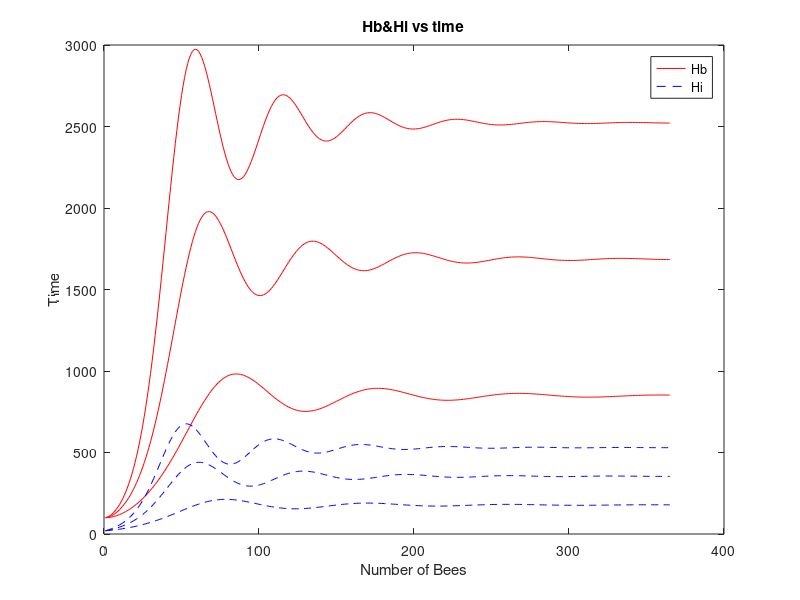
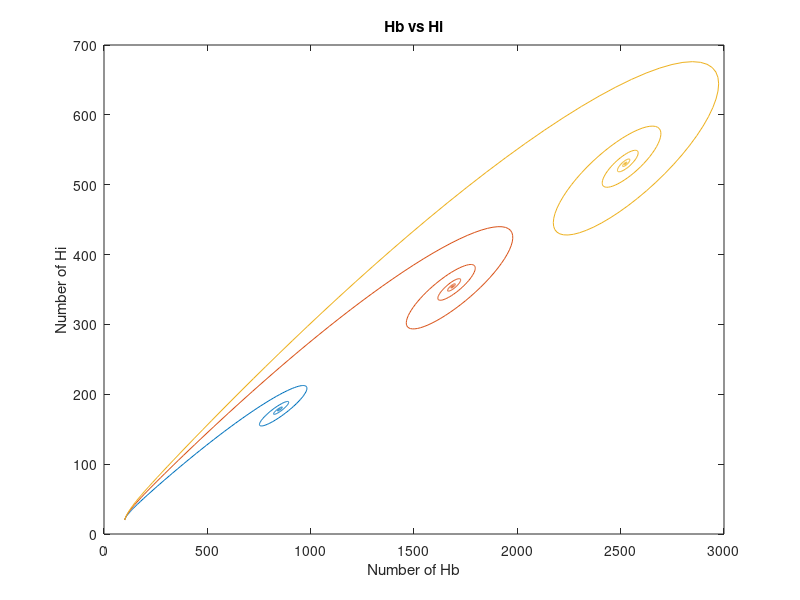

Write the MATLAB code that produced these figures, in order.
clc;                                               % Clears the screen
clear all;

t=1; t_end=365;%How long the day is

L=1500;
w=10000;
Alpha=0.25;
Sigma=0.75;
m=0.24;

for L=1300:100:1500 %L cannot be 1200 or lower
Hb = zeros(t_end,1);
Hi = zeros(t_end,1);

Hb(1) = 100;% How many Hb and Hi in the day 1
Hi(1) = 20;
x=[Hb;Hi];

f1=@(x,y) L.*(x)/(w+x)-Alpha.*x+Sigma.*x.*(y./(x+y));
f2=@(x,y) Alpha.*x-Sigma.*x.*(y./(x-y))-m.*y;  
F_xy = @(x,y)[f1(x,y);f2(x,y)];                    

for i=1:(t_end-1)                           % calculation loop
    k_1 = F_xy(Hb(i),Hi(i)); 
    
    k_2 = F_xy(Hb(i)+0.5*t,Hi(i)+0.5*t*k_1);
    k_3 = F_xy((Hb(i)+0.5*t),(Hi(i)+0.5*t*k_2));
    k_4 = F_xy((Hb(i)+t),(Hi(i)+k_3*t));
    
    Hb(i+1) = Hb(i) + (1/6)*(k_1(1)+2*k_2(1)+2*k_3(1)+k_4(1))*t;
    Hi(i+1) = Hi(i) + (1/6)*(k_1(2)+2*k_2(2)+2*k_3(2)+k_4(2))*t;  
end

time=1:1:t_end;%figures are in here
figure(1);%Hb and Hi vs time
plot(time,Hb,'r-');
hold on;
plot(time,Hi,'b--');
title('Hb&Hi vs time');
xlabel('Number of Bees');
ylabel('Time');
legend('Hb','Hi');

figure(2);%Hb vs Hi
plot(Hb,Hi);
title('Hb vs Hi');
xlabel('Number of Hb');
ylabel('Number of Hi');
hold on;

fprintf('point is %8.4e %8.4e and the rate is %8.4e\n',Hb(t_end),Hi(t_end),Hb(t_end)/Hi(t_end) );
end